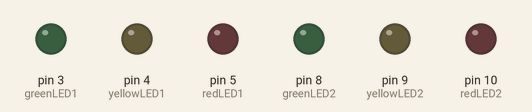
Simulated run of this program. Board: Arduino Uno, built with avr-gcc and run on an emulated ATmega328P. Shown: output pins drawn as LEDs (lit = HIGH).

Above: at 1.0 s.
At 2.5 s:
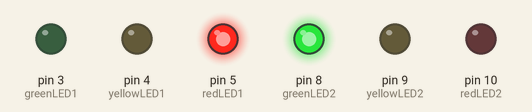
At 4.0 s:
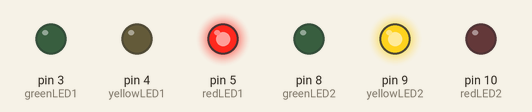
At 5.5 s:
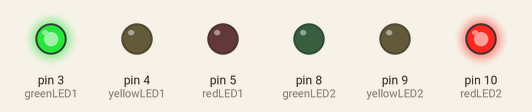
Timing chart, 0 to 7.8 s (numbered marks = the images above):
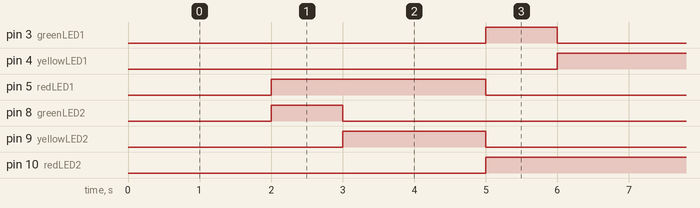

Measured:
- by itself, pin 3 (greenLED1), pin 8 (greenLED2): alternates HIGH for 1.0 s and LOW for 5.0 s
- by itself, pin 4 (yellowLED1), pin 9 (yellowLED2): alternates HIGH for 2.0 s and LOW for 4.0 s
- by itself, pin 5 (redLED1), pin 10 (redLED2): alternates HIGH for 3.0 s and LOW for 3.0 s

The program:

main.cpp
```cpp
#include <Arduino.h>

const int redLED1 = 5;
const int yellowLED1 = 4;
const int greenLED1 = 3;

const int redLED2 = 10;
const int yellowLED2 = 9;
const int greenLED2 = 8;

const unsigned long redDelay = 2000;
const unsigned long yellowDelay = 1000;
const unsigned long greenDelay = 3000;

enum SemaphoreState { RED, YELLOW, GREEN };
SemaphoreState state1 = RED;
SemaphoreState state2 = GREEN;

unsigned long previousMillis1 = 0;
unsigned long previousMillis2 = 0;
unsigned long interval1 = redDelay;
unsigned long interval2 = redDelay;

void updateSemaphoreState(int redLED, int yellowLED, int greenLED, SemaphoreState& state, unsigned long& previousMillis, unsigned long& interval) {
  unsigned long currentMillis = millis();
  if (currentMillis - previousMillis >= interval) {
    switch (state) {
      case RED:
        digitalWrite(redLED, HIGH);
        digitalWrite(yellowLED, LOW);
        digitalWrite(greenLED, LOW);
        state = GREEN;
        interval = greenDelay;
        Serial.println("State: RED");
        break;
      case YELLOW:
        digitalWrite(redLED, LOW);
        digitalWrite(yellowLED, HIGH);
        digitalWrite(greenLED, LOW);
        state = RED;
        interval = redDelay;
        Serial.println("State: YELLOW");
        break;
      case GREEN:
        digitalWrite(redLED, LOW);
        digitalWrite(yellowLED, LOW);
        digitalWrite(greenLED, HIGH);
        state = YELLOW;
        interval = yellowDelay;
        Serial.println("State: GREEN");
        break;
    }
    previousMillis = currentMillis;
  }
}

void setup() {
  pinMode(redLED1, OUTPUT);
  pinMode(yellowLED1, OUTPUT);
  pinMode(greenLED1, OUTPUT);
  pinMode(redLED2, OUTPUT);
  pinMode(yellowLED2, OUTPUT);
  pinMode(greenLED2, OUTPUT);
}

void loop() {
  updateSemaphoreState(redLED1, yellowLED1, greenLED1, state1, previousMillis1, interval1);
  updateSemaphoreState(redLED2, yellowLED2, greenLED2, state2, previousMillis2, interval2);
}
```
